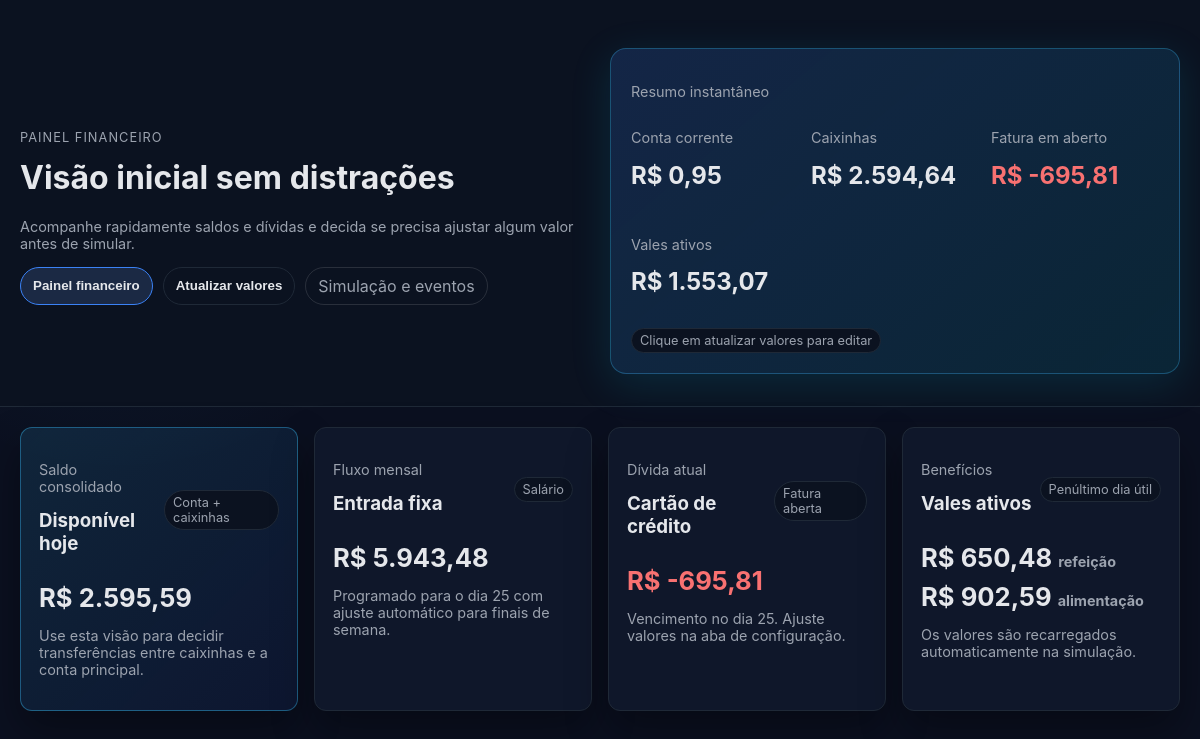
The page / on the database its author committed.
### app/models.py (models this page shows)
class Account(Base):
    __tablename__ = "accounts"
    id = Column(Integer, primary_key=True, index=True)
    name = Column(String, nullable=False)
    type = Column(String, nullable=False)  # corrente or caixinha
    balance = Column(Float, default=0.0)
    outgoing_transfers = relationship(
        "Transfer", foreign_keys="Transfer.from_account_id", back_populates="from_account"
    )
    incoming_transfers = relationship(
        "Transfer", foreign_keys="Transfer.to_account_id", back_populates="to_account"
    )

class CreditCard(Base):
    __tablename__ = "credit_cards"
    id = Column(Integer, primary_key=True, index=True)
    name = Column(String, default="Cartão de Crédito")
    due_day = Column(Integer, default=1)
    open_amount = Column(Float, default=0.0)

class ValeBalance(Base):
    __tablename__ = "vale_balances"
    id = Column(Integer, primary_key=True, index=True)
    vale_type = Column(String, unique=True, nullable=False)  # refeicao or alimentacao
    balance = Column(Float, default=0.0)

class Salary(Base):
    __tablename__ = "salary"
    id = Column(Integer, primary_key=True, index=True)
    amount = Column(Float, default=0.0)
    payday = Column(Integer, default=5)

### app/main.py (the view)
@app.get("/")
async def read_root(request: Request, db: Session = Depends(get_db)):
    accounts = db.query(Account).all()
    card = db.query(CreditCard).first()
    salary = db.query(Salary).first()
    vales = db.query(ValeBalance).all()
    caixinhas = [acc for acc in accounts if acc.type == "caixinha"]
    corrente = next((acc for acc in accounts if acc.type == "corrente"), None)
    return templates.TemplateResponse(
        "index.html",
        {
            "request": request,
            "accounts": accounts,
            "caixinhas": caixinhas,
            "corrente": corrente,
            "card": card,
            "salary": salary,
            "vales": vales,
        },
    )

### templates/index.html (shortened to what this page needs)
<!DOCTYPE html>
<html lang="pt-BR">
<head>
  <link rel="stylesheet" href="/static/style.css">
</head>
<body>
  <header class="hero">
    <div>
      <p class="eyebrow">Painel financeiro</p>
      <h1>Visão inicial sem distrações</h1>
      <p class="muted">Acompanhe rapidamente saldos e dívidas e decida se precisa ajustar algum valor antes de simular.</p>
      <div class="hero-actions">
        <button class="chip active" data-tab-target="painel">Painel financeiro</button>
        <button class="chip" data-tab-target="config">Atualizar valores</button>
        <a href="/simulate" class="chip ghost">Simulação e eventos</a>
      </div>
    </div>
    <div class="hero-card">
      <p class="muted">Resumo instantâneo</p>
      {% set vale_ref = (vales | selectattr('vale_type', 'equalto', 'vale_refeicao') | list | first) %}
      {% set vale_alim = (vales | selectattr('vale_type', 'equalto', 'vale_alimentacao') | list | first) %}
      <div class="stat-grid">
        <div>
          <p class="muted">Conta corrente</p>
          <h2>{{ (corrente.balance if corrente else 0)|brl }}</h2>
        </div>
        <div>
          <p class="muted">Caixinhas</p>
          <h2>{{ (caixinhas | map(attribute='balance') | sum if caixinhas else 0)|brl }}</h2>
        </div>
        <div>
          <p class="muted">Fatura em aberto</p>
          <h2 class="{{ 'positive' if card.open_amount >=0 else 'negative' }}">{{ card.open_amount|brl }}</h2>
        </div>
        <div>
          <p class="muted">Vales ativos</p>
          <h2>{{ ((vale_ref.balance if vale_ref else 0) + (vale_alim.balance if vale_alim else 0))|brl }}</h2>
        </div>
      </div>
      <span class="badge">Clique em atualizar valores para editar</span>
    </div>
  </header>
  <div class="container">
    <section id="tab-painel" class="tab-panel active">
      <div class="panel-grid">
        <div class="card highlight">
          <div class="section-title">
            <div>
              <p class="muted">Saldo consolidado</p>
              <h3>Disponível hoje</h3>
            </div>
            <span class="badge">Conta + caixinhas</span>
          </div>
          <p class="big-number">{{ ((corrente.balance if corrente else 0) + (caixinhas | map(attribute='balance') | sum if caixinhas else 0))|brl }}</p>
          <p class="muted">Use esta visão para decidir transferências entre caixinhas e a conta principal.</p>
        </div>
        <div class="card">
          <div class="section-title">
            <div>
              <p class="muted">Fluxo mensal</p>
              <h3>Entrada fixa</h3>
            </div>
            <span class="badge">Salário</span>
          </div>
          <p class="big-number">{{ (salary.amount if salary else 0)|brl }}</p>
          <p class="muted">Programado para o dia {{ salary.payday if salary else '?' }} com ajuste automático para finais de semana.</p>
        </div>
        <div class="card">
          <div class="section-title">
            <div>
              <p class="muted">Dívida atual</p>
              <h3>Cartão de crédito</h3>
            </div>
            <span class="badge">Fatura aberta</span>
          </div>
          <p class="big-number {{ 'positive' if card.open_amount >=0 else 'negative' }}">{{ card.open_amount|brl }}</p>
          <p class="muted">Vencimento no dia {{ card.due_day }}. Ajuste valores na aba de configuração.</p>
        </div>
        <div class="card">
          <div class="section-title">
            <div>
              <p class="muted">Benefícios</p>
              <h3>Vales ativos</h3>
            </div>
            <span class="badge">Penúltimo dia útil</span>
          </div>
          <p class="big-number">{{ (vale_ref.balance if vale_ref else 0)|brl }} <span class="muted">refeição</span></p>
          <p class="big-number">{{ (vale_alim.balance if vale_alim else 0)|brl }} <span class="muted">alimentação</span></p>
          <p class="muted">Os valores são recarregados automaticamente na simulação.</p>
        </div>
      </div>
    </section>
  </div>
</body>
</html>

### static/style.css (style rules this page uses)
:root { --bg: radial-gradient(circle at 10% 20%, rgba(56, 189, 248, 0.08), transparent 25%), radial-gradient(circle at 80% 0%, rgba(52, 211, 153, 0.08), transparent 25%), #0b1020; --panel: #0f172a; --text: #e5e7eb; --muted: #9ca3af; --accent: #38bdf8; --positive: #34d399; --negative: #f87171; --border: #1f2937; }
* { box-sizing: border-box; }
body { margin: 0; font-family: 'Inter', system-ui, -apple-system, sans-serif; background: var(--bg); color: var(--text); min-height: 100vh; }
a { color: var(--accent); }
header { padding: 24px; background: #0b1220; border-bottom: 1px solid var(--border); display: flex; align-items: center; justify-content: space-between; }
.container { padding: 20px; max-width: 1200px; margin: 0 auto 32px; }
.card { background: var(--panel); border: 1px solid var(--border); border-radius: 12px; padding: 18px; margin-bottom: 16px; box-shadow: 0 20px 40px rgba(0,0,0,0.35); }
h1, h2, h3 { margin-top: 0; }
.panel-grid { display: grid; grid-template-columns: repeat(auto-fit, minmax(260px, 1fr)); gap: 16px; }
button { background: linear-gradient(135deg, #2563eb, #06b6d4); color: #f9fafb; border: none; padding: 10px 14px; border-radius: 10px; font-weight: 600; cursor: pointer; }
.negative { color: var(--negative); }
.badge { display: inline-block; padding: 4px 8px; border-radius: 999px; background: #0b1220; border: 1px solid var(--border); color: var(--muted); font-size: 0.8rem; }
.hero { max-width: 1200px; margin: 0 auto; padding: 48px 20px 32px; display: grid; grid-template-columns: repeat(auto-fit, minmax(320px, 1fr)); gap: 20px; }
.hero-card { background: linear-gradient(140deg, rgba(59, 130, 246, 0.18), rgba(6, 182, 212, 0.12)); border: 1px solid rgba(56, 189, 248, 0.3); border-radius: 16px; padding: 20px; box-shadow: 0 10px 40px rgba(6, 182, 212, 0.15); }
.stat-grid { display: grid; grid-template-columns: repeat(auto-fit, minmax(140px, 1fr)); gap: 12px; margin: 12px 0; }
.eyebrow { text-transform: uppercase; letter-spacing: 0.08em; font-size: 0.8rem; color: var(--muted); }
.chip { display: inline-block; padding: 8px 12px; border-radius: 999px; border: 1px solid var(--border); color: var(--text); text-decoration: none; background: #0b1220; }
.chip.active { background: #1b2944; border-color: #3b82f6; }
.chip.ghost { background: none; border-color: rgba(255,255,255,0.12); color: var(--muted); }
.hero-actions { display: flex; gap: 10px; margin-top: 14px; flex-wrap: wrap; }
.section-title { display: flex; align-items: center; justify-content: space-between; }
.muted { color: var(--muted); font-size: 0.9rem; }
.tab-panel { display: none; }
.tab-panel.active { display: block; }
.highlight { background: linear-gradient(135deg, rgba(56, 189, 248, 0.12), rgba(37, 99, 235, 0.08)); border-color: rgba(56, 189, 248, 0.4); }
.big-number { font-size: 1.6rem; font-weight: 700; margin: 8px 0 4px; }

### rows shown on the page
Account: balance "R$ 0,95"
CreditCard: open_amount|brl "R$ -695,81", due_day "25"
ValeBalance: balance.balance "R$ 1.553,07", balance "R$ 650,48"
Salary: amount "R$ 5.943,48", payday "25"
ValeBalance: balance "R$ 902,59"

### other values the page prints
{{ (caixinhas | map(attribute='balance') | sum if caixinhas else 0)|brl }} "R$ 2.594,64"
